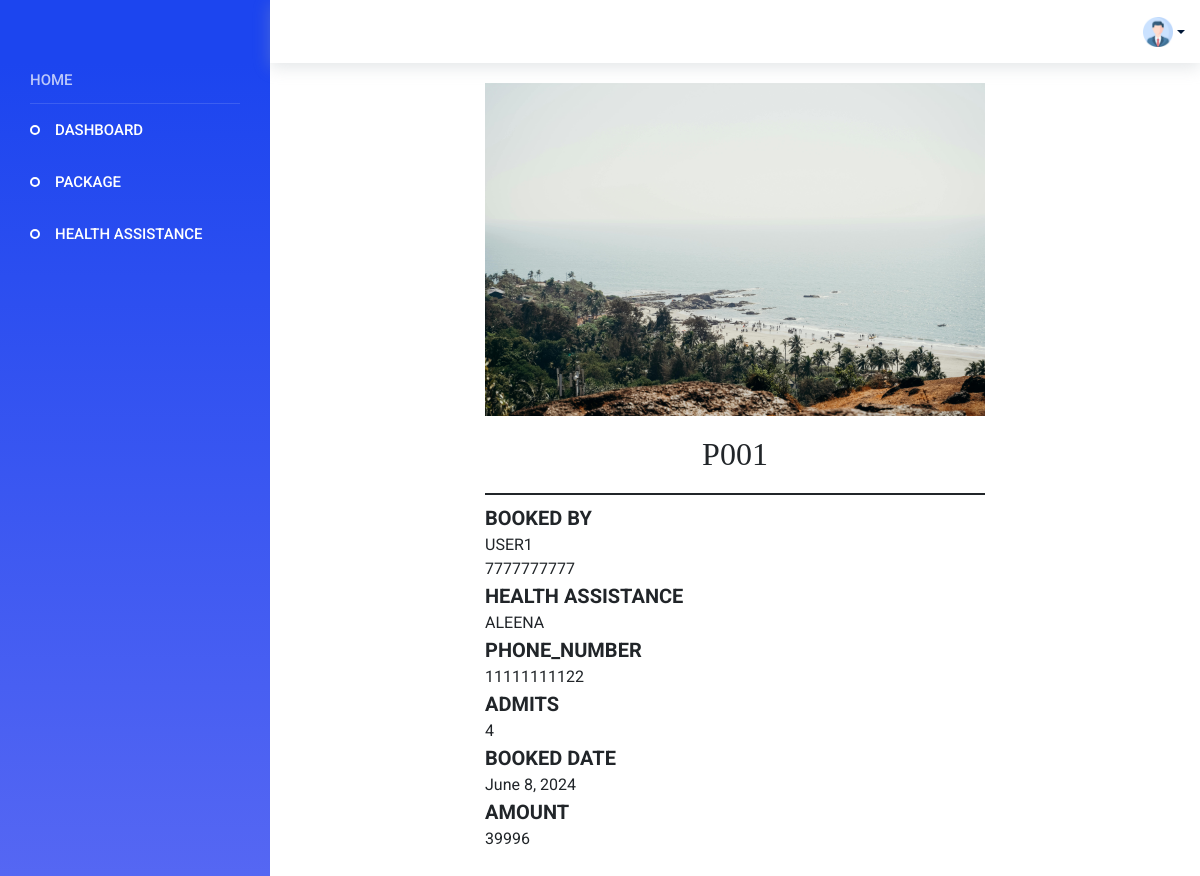
/rating/37 (signed in), run on the app's committed database.
### app/models.py (models this page shows, shortened)
class Booking(models.Model):
    booking_status = (
        ('booked', 'booked'),
        ('pending', 'pending'),
        ('reject', 'reject'),
        ('paid', 'paid'),
        ('approved', 'approved')
    )
    user_id = models.ForeignKey(CustomUser, on_delete=models.CASCADE)
    package_id = models.ForeignKey(Package, on_delete=models.CASCADE)
    name = models.CharField(max_length=50)
    no_of_people = models.IntegerField()
    booking_date = models.DateField()
    date = models.DateTimeField(auto_now_add=True)
    HealthAssistant_id = models.ForeignKey(HealthAssistant, on_delete=models.CASCADE,null=True)
    status = models.CharField(choices=booking_status, default='pending', max_length=50)
    total_amount = models.IntegerField()
    rating = models.IntegerField(null=True, blank=True)
    review = models.CharField(max_length=200, null=True, blank=True)

class Package(models.Model):
    user_id = models.ForeignKey(CustomUser, on_delete=models.CASCADE)
    package_name = models.CharField(max_length=100)
    img1 = models.FileField(upload_to='package')
    img2 = models.FileField(upload_to='package')
    expiry_date = models.DateField()
    price = models.IntegerField()
    no_of_days = models.IntegerField()
    no_of_night = models.IntegerField()
    source = models.CharField(max_length=50)
    destination = models.CharField(max_length=50)
    description = models.CharField(max_length=200)
    is_active = models.BooleanField(default=False)

class CustomUser(AbstractUser):
    register_status = (
        ('approve', 'approve'),
        ('pending', 'pending'),
        ('reject', 'reject'),
    )
    phone_number = models.CharField(max_length=10)
    user_type = models.CharField(max_length=100)
    status = models.CharField(choices=register_status, default='pending', max_length=50)

class HealthAssistant(models.Model):
    first_name = models.CharField(max_length=50)
    last_name = models.CharField(max_length=50)
    gender = models.CharField(max_length=50)
    phone_number = models.CharField(max_length=10)
    qualification = models.CharField(max_length=200)
    user_id = models.ForeignKey(CustomUser, on_delete=models.CASCADE)

### app/views.py (the view)
# urls.py: path('rating/<int:id>', views.rating, name="rating"),
@cache_control(no_cache=True, must_revalidate=True, no_store=True)
@login_required(login_url=Login)
def rating(request,id):
    booking_data = Booking.objects.get(id=id)
    print(booking_data)
    context = {
        'bookings':booking_data,
    }
    return render(request, 'Vendor/rating.html', context)

### template/Vendor/rating.html (shortened to what this page needs)
<!DOCTYPE html>
<html lang="en">
<head>
  {% load static %}
  <link rel="stylesheet" href="{% static 'css/materialdesignicons.min.css' %}">
  <link rel="stylesheet" href=".{% static 'css/ionicons.css' %}">
  <link rel="stylesheet" href="{% static 'css/flag-icon.min.css' %}">
  <link rel="stylesheet" href="{% static 'css/vendor.bundle.base.css' %}">
  <link rel="stylesheet" href="{% static 'css/vendor.bundle.addons.css' %}">
  <link rel="stylesheet" href="{% static 'css/style.css' %}">
  <link rel="stylesheet" href="{% static 'css/style1.css' %}">
</head>
<body>
  <div class="container-scroller">
    <nav class="navbar default-layout col-lg-12 col-12 p-0 fixed-top d-flex flex-row">
      <div class="text-center navbar-brand-wrapper d-flex align-items-top justify-content-center">
      </div>
      <div class="navbar-menu-wrapper d-flex align-items-center">
        <ul class="navbar-nav ml-auto">
          <li class="nav-item dropdown d-none d-xl-inline-block user-dropdown">
            <a class="nav-link dropdown-toggle" id="UserDropdown" data-toggle="dropdown" aria-expanded="false">
              <img class="" width="30px" src="../../static/images/prof.png" alt="Profile image"> </a>
          </li>
        </ul>
      </div>
    </nav>
    <div class="container-fluid page-body-wrapper">
      <nav class="sidebar sidebar-offcanvas" id="sidebar">
        <ul class="nav">
          <li class="nav-item nav-category">HOME</li>
          <li class="nav-item">
            <a class="nav-link" href="{% url 'agencyindex' %}">
              <span class="menu-title">DASHBOARD</span>
            </a>
          </li>
          <li class="nav-item">
            <a class="nav-link" href="{% url 'add_package' %}">
              <span class="menu-title">PACKAGE</span>
            </a>
          </li>
          <li class="nav-item">
            <a class="nav-link" href="{% url 'health_assistance' %}">
              <span class="menu-title">HEALTH ASSISTANCE</span>
            </a>
          </li>
        </ul>
      </nav>
      {% block content %}
       <div class="" style="margin-left: auto;margin-right: auto;margin-top: 20px;margin-bottom: 50px;">
<div>
        <img src={{bookings.package_id.img1.url}} width="500px" alt="">
        <h2 style="text-align: center;font-family: Cambria, Cochin, Georgia, Times, 'Times New Roman', serif;margin-top: 20px;border-bottom: 2px solid;padding-bottom: 20px;">{{bookings.package_id.package_name}}</h2>
        <div style="font-size: 20px;font-weight: bold;">BOOKED BY</div>
        <div>{{bookings.user_id.username}}</div>
        <div>{{bookings.user_id.phone_number}}</div>
        <div style="font-size: 20px;font-weight: bold;">HEALTH ASSISTANCE</div>
        <div>{{bookings.HealthAssistant_id.first_name}}</div>
        <div style="font-size: 20px;font-weight: bold;">PHONE_NUMBER</div>
        <div>{{bookings.HealthAssistant_id.phone_number }}</div>
        <div style="font-size: 20px;font-weight: bold;">ADMITS</div>
        <div>{{bookings.no_of_people }}</div>
        <div style="font-size: 20px;font-weight: bold;">BOOKED DATE</div>
        <div>{{bookings.booking_date }}</div>
        <div style="font-size: 20px;font-weight: bold;">AMOUNT</div>
        <div>{{bookings.total_amount }}</div>
      </div>
      {% endblock %}
</body>
</html>

### static/css/style1.css (style rules this page uses)
.nav .nav-item, .navbar-nav .nav-item { line-height: 1; }
.nav .nav-item.dropdown , .navbar-nav .nav-item.dropdown { border: none; content: "\F140"; font-family: "Material Design Icons"; font-size: 20px; text-rendering: auto; line-height: inherit; vertical-align: 0; }
.navbar.default-layout { font-family: "roboto", sans-serif; background: #fff; transition: background 0.25s ease; -webkit-transition: background 0.25s ease; -moz-transition: background 0.25s ease; -ms-transition: background 0.25s ease; }
.navbar.default-layout .navbar-brand-wrapper { transition: width 0.25s ease, background 0.25s ease; -webkit-transition: width 0.25s ease, background 0.25s ease; -moz-transition: width 0.25s ease, background 0.25s ease; -ms-transition: width 0.25s ease, background 0.25s ease; background: #1c45ef; width: 270px; height: 63px; }
.navbar.default-layout .navbar-menu-wrapper { transition: width 0.25s ease; -webkit-transition: width 0.25s ease; -moz-transition: width 0.25s ease; -ms-transition: width 0.25s ease; color: #001737; padding-left: 15px; padding-right: 15px; width: calc(100% - 270px); height: 63px; box-shadow: 0 4px 16px 0 rgba(167, 175, 183, 0.33); }
.navbar.default-layout .navbar-menu-wrapper .navbar-nav { flex-direction: row; align-items: center; }
.navbar.default-layout .navbar-menu-wrapper .navbar-nav .nav-item { margin-left: 1rem; }
.navbar.default-layout .navbar-menu-wrapper .navbar-nav .nav-item .nav-link { color: inherit; font-size: 15px; vertical-align: middle; }
.navbar.default-layout .navbar-menu-wrapper .navbar-nav .nav-item.user-dropdown { margin-left: 35px; }
.navbar.default-layout .navbar-menu-wrapper .navbar-nav .nav-item.user-dropdown:before { position: relative; top: 2px; font-size: 20px; color: grey; }
.navbar.default-layout .navbar-menu-wrapper .navbar-nav .nav-item.user-dropdown .dropdown-toggle:after { position: relative; top: 50%; }
.sidebar { min-height: calc(100vh - 63px); background: linear-gradient(to top, #5768f3, #1c45ef); font-family: "roboto", sans-serif; padding: 0; width: 270px; z-index: 11; transition: width 0.25s ease, background 0.25s ease; -webkit-transition: width 0.25s ease, background 0.25s ease; -moz-transition: width 0.25s ease, background 0.25s ease; -ms-transition: width 0.25s ease, background 0.25s ease; }
.sidebar > .nav { overflow: hidden; flex-wrap: nowrap; flex-direction: column; }
.sidebar > .nav .nav-item .nav-link { align-items: center; display: flex; padding: 15px 30px 15px 55px; white-space: nowrap; color: #fff; }
.sidebar > .nav .nav-item .nav-link .menu-title { color: inherit; display: inline-block; font-size: 15px; line-height: 1; vertical-align: middle; font-weight: 500; }
.sidebar > .nav .nav-item.nav-category { color: rgba(255, 255, 255, 0.7); border-bottom: 1px solid rgba(255, 255, 255, 0.13); margin: 0 30px; font-size: 15px; font-weight: 500; padding: 10px 0px 15px 0px; }
.sidebar > .nav > .nav-item > .nav-link { height: 52px; }
.sidebar > .nav > .nav-item:not(.nav-profile) > .nav-link { position: relative; }
.sidebar > .nav > .nav-item:not(.nav-profile) > .nav-link:before { content: ""; position: absolute; left: 30px; right: 50%; width: 10px; height: 10px; border-radius: 100%; border: 2px solid #fff; display: block; }
.sidebar > .nav:not(.sub-menu) > .nav-item > .nav-link { background: transparent; transition-duration: 0.3s; transition-timing-function: "ease-in-out"; transition-property: "background", "color", "box-shadow", "padding"; }
.navbar.fixed-top + .page-body-wrapper { padding-top: 63px; }
.page-body-wrapper { min-height: calc(100vh - 63px); display: flex; flex-direction: row; padding-left: 0; padding-right: 0; }
.container-scroller { overflow: hidden; }

### data on the page
Booking: package_id.img1 (picture), package_id.package_name "P001", user_id.username "USER1", user_id.phone_number "7777777777", HealthAssistant_id.first_name "ALEENA", HealthAssistant_id.phone_number "11111111122", no_of_people "4", booking_date "June 8, 2024", total_amount "39996"
